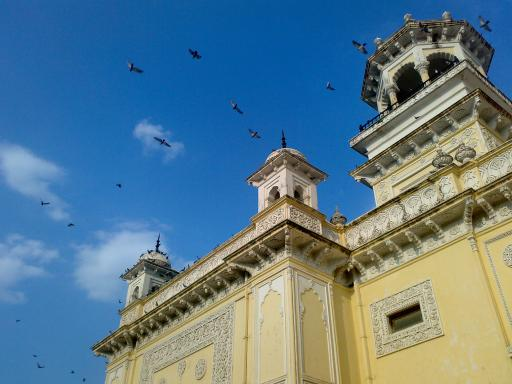
#> input picture CV/home.jpg, 512 x 384 px
$ python pixel_matplotlib.py
#> lines starting #> are read from the running program, lines starting #| are printed output that depends on the picture
import cv2
import matplotlib.pyplot as plt

def show_img(image):
    plt.imshow(cv2.cvtColor(image, cv2.COLOR_RGB2GRAY)) # Convert BGR to RGB for matplotlib
    plt.axis('on')  # Hide axes
    plt.show()

# Load image
in_image = cv2.imread("home.jpg")  # Assuming it's a JPEG image
#> in_image is the input picture: shape (384, 512, 3); mean B, G, R 141.2, 123.9, 91.6

# Check if image was loaded successfully
if in_image is not None:
    show_img(in_image)
#> in show_img, `plt.show()`:
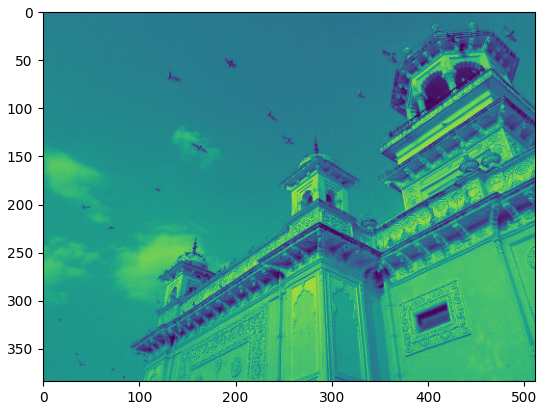
#> figure drawn by matplotlib, 1 panel
else:
    print("Error: Failed to load the image.")
